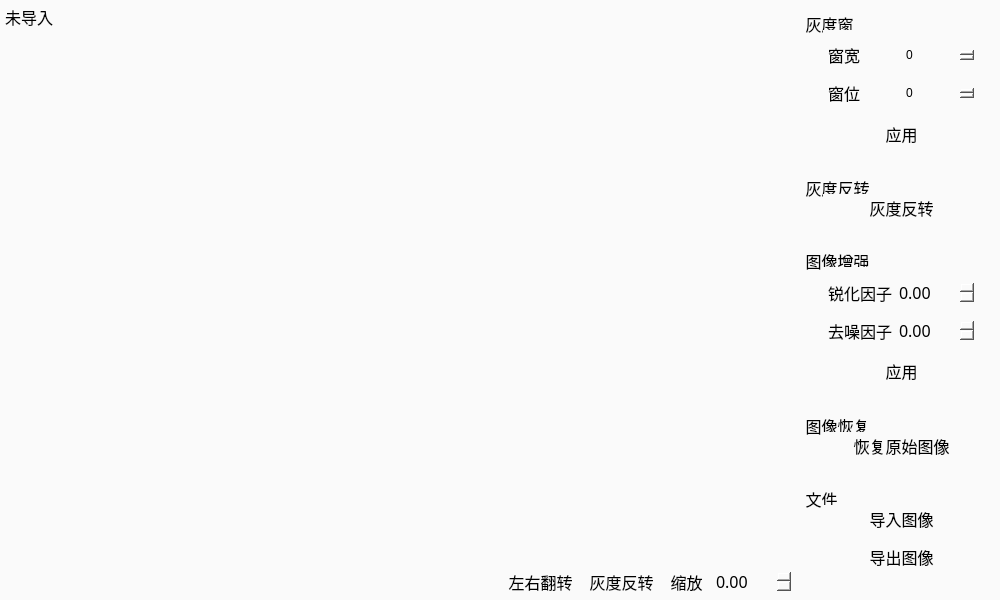
<?xml version="1.0" encoding="UTF-8"?>
<ui version="4.0">
 <class>Widget</class>
 <widget class="QWidget" name="Widget">
  <property name="geometry">
   <rect>
    <x>0</x>
    <y>0</y>
    <width>1000</width>
    <height>600</height>
   </rect>
  </property>
  <property name="windowTitle">
   <string>医学图像浏览器</string>
  </property>
  <property name="styleSheet">
   <string notr="true">QWidget{
	background-color: rgb(250, 250, 250);
	border:none;
}
QGroupBox{
	color: rgb(0, 0, 0);
}
QScrollBar:vertical{
	border: none;
	width:8px;
	margin: 0 0 0 0;
	background: transparent;
}
QScrollBar::handle:vertical{
	background: rgb(200, 200, 200);
	border-radius:4px;
}
QScrollBar::handle:vertical:hover{
	background: rgb(160, 160, 160);
	border-radius:4px;
}
QScrollBar::handle:vertical:pressed{
	background: rgb(100, 100, 100);
	border-radius:4px;
}
QScrollBar::add-page,QScrollBar::sub-page:vertical{
	background: transparent;
}
QScrollBar::add-line,QScrollBar::sub-line:vertical{
	background: transparent;
}
QScrollBar:horizontal{
	border: none;
	height:8px;
	margin: 0 0 0 0;
	background: transparent;
}
QScrollBar::handle:horizontal{
	background: rgb(200, 200, 200);
	border-radius:4px;
}
QScrollBar::handle:horizontal:hover{
	background: rgb(160, 160, 160);
	border-radius:4px;
}
QScrollBar::handle:horizontal:pressed{
	background: rgb(100, 100, 100);
	border-radius:4px;
}
QScrollBar::add-page,QScrollBar::sub-page:horizontal{
	background: transparent;
}
QScrollBar::add-line,QScrollBar::sub-line:horizontal{
	background: transparent;
}</string>
  </property>
  <layout class="QGridLayout" name="gridLayout">
   <property name="leftMargin">
    <number>0</number>
   </property>
   <property name="topMargin">
    <number>0</number>
   </property>
   <property name="rightMargin">
    <number>0</number>
   </property>
   <property name="bottomMargin">
    <number>0</number>
   </property>
   <property name="spacing">
    <number>0</number>
   </property>
   <item row="0" column="0">
    <widget class="QFrame" name="frame">
     <property name="frameShape">
      <enum>QFrame::StyledPanel</enum>
     </property>
     <property name="frameShadow">
      <enum>QFrame::Raised</enum>
     </property>
     <layout class="QHBoxLayout" name="horizontalLayout_3" stretch="5,1">
      <property name="leftMargin">
       <number>0</number>
      </property>
      <property name="topMargin">
       <number>0</number>
      </property>
      <property name="rightMargin">
       <number>0</number>
      </property>
      <property name="bottomMargin">
       <number>0</number>
      </property>
      <item>
       <widget class="QFrame" name="frame_2">
        <property name="frameShape">
         <enum>QFrame::StyledPanel</enum>
        </property>
        <property name="frameShadow">
         <enum>QFrame::Raised</enum>
        </property>
        <layout class="QVBoxLayout" name="verticalLayout_8" stretch="15,1">
         <property name="spacing">
          <number>0</number>
         </property>
         <property name="leftMargin">
          <number>0</number>
         </property>
         <property name="topMargin">
          <number>0</number>
         </property>
         <property name="rightMargin">
          <number>0</number>
         </property>
         <property name="bottomMargin">
          <number>0</number>
         </property>
         <item>
          <widget class="QWidget" name="widget_5" native="true">
           <layout class="QHBoxLayout" name="horizontalLayout_5">
            <property name="leftMargin">
             <number>5</number>
            </property>
            <property name="topMargin">
             <number>5</number>
            </property>
            <property name="rightMargin">
             <number>5</number>
            </property>
            <property name="bottomMargin">
             <number>5</number>
            </property>
            <item>
             <widget class="QWidget" name="widget_6" native="true">
              <layout class="QVBoxLayout" name="verticalLayout_9">
               <property name="leftMargin">
                <number>0</number>
               </property>
               <property name="topMargin">
                <number>0</number>
               </property>
               <property name="rightMargin">
                <number>0</number>
               </property>
               <property name="bottomMargin">
                <number>0</number>
               </property>
               <item>
                <widget class="QLabel" name="label_9">
                 <property name="font">
                  <font>
                   <family>楷体</family>
                   <pointsize>12</pointsize>
                  </font>
                 </property>
                 <property name="text">
                  <string>未导入</string>
                 </property>
                </widget>
               </item>
               <item>
                <widget class="QScrollArea" name="scrollArea_2">
                 <property name="styleSheet">
                  <string notr="true"/>
                 </property>
                 <property name="widgetResizable">
                  <bool>true</bool>
                 </property>
                 <widget class="QWidget" name="scrollAreaWidgetContents_2">
                  <property name="geometry">
                   <rect>
                    <x>0</x>
                    <y>0</y>
                    <width>755</width>
                    <height>526</height>
                   </rect>
                  </property>
                 </widget>
                </widget>
               </item>
              </layout>
             </widget>
            </item>
           </layout>
          </widget>
         </item>
         <item>
          <widget class="QFrame" name="frame_3">
           <property name="frameShape">
            <enum>QFrame::StyledPanel</enum>
           </property>
           <property name="frameShadow">
            <enum>QFrame::Raised</enum>
           </property>
           <layout class="QHBoxLayout" name="horizontalLayout_6">
            <property name="leftMargin">
             <number>5</number>
            </property>
            <property name="topMargin">
             <number>5</number>
            </property>
            <property name="rightMargin">
             <number>5</number>
            </property>
            <property name="bottomMargin">
             <number>5</number>
            </property>
            <item>
             <spacer name="horizontalSpacer_3">
              <property name="orientation">
               <enum>Qt::Horizontal</enum>
              </property>
              <property name="sizeHint" stdset="0">
               <size>
                <width>40</width>
                <height>20</height>
               </size>
              </property>
             </spacer>
            </item>
            <item>
             <widget class="QToolButton" name="dirreverseButton">
              <property name="sizePolicy">
               <sizepolicy hsizetype="Preferred" vsizetype="Preferred">
                <horstretch>0</horstretch>
                <verstretch>0</verstretch>
               </sizepolicy>
              </property>
              <property name="font">
               <font>
                <family>楷体</family>
                <pointsize>12</pointsize>
               </font>
              </property>
              <property name="styleSheet">
               <string notr="true">QToolButton:hover{
	background-color: rgb(200, 200, 200);
	border-radius: 8px;
}</string>
              </property>
              <property name="text">
               <string>左右翻转</string>
              </property>
              <property name="autoRaise">
               <bool>true</bool>
              </property>
             </widget>
            </item>
            <item>
             <widget class="QToolButton" name="showreverseButton">
              <property name="sizePolicy">
               <sizepolicy hsizetype="Preferred" vsizetype="Preferred">
                <horstretch>0</horstretch>
                <verstretch>0</verstretch>
               </sizepolicy>
              </property>
              <property name="font">
               <font>
                <family>楷体</family>
                <pointsize>12</pointsize>
               </font>
              </property>
              <property name="styleSheet">
               <string notr="true">QToolButton:hover{
	background-color: rgb(200, 200, 200);
	border-radius: 8px;
}</string>
              </property>
              <property name="text">
               <string>灰度反转</string>
              </property>
              <property name="autoRaise">
               <bool>true</bool>
              </property>
             </widget>
            </item>
            <item>
             <widget class="QToolButton" name="scaleButton_2">
              <property name="sizePolicy">
               <sizepolicy hsizetype="Preferred" vsizetype="Preferred">
                <horstretch>0</horstretch>
                <verstretch>0</verstretch>
               </sizepolicy>
              </property>
              <property name="font">
               <font>
                <family>楷体</family>
                <pointsize>12</pointsize>
               </font>
              </property>
              <property name="styleSheet">
               <string notr="true">QToolButton:hover{
	background-color: rgb(200, 200, 200);
	border-radius: 8px;
}</string>
              </property>
              <property name="text">
               <string>缩放</string>
              </property>
              <property name="autoRaise">
               <bool>true</bool>
              </property>
             </widget>
            </item>
            <item>
             <widget class="QDoubleSpinBox" name="scaleSpinBox">
              <property name="font">
               <font>
                <family>楷体</family>
                <pointsize>12</pointsize>
                <weight>50</weight>
                <italic>false</italic>
                <bold>false</bold>
               </font>
              </property>
              <property name="styleSheet">
               <string notr="true">QDoubleSpinBox {
    padding-right: 15px;
	font: 12pt &quot;楷体&quot;;
}
QDoubleSpinBox::up-arrow {
    width: 15px;
    height: 15px;
}
QDoubleSpinBox::down-arrow {
    width: 15px;
    height: 15px;
}</string>
              </property>
              <property name="maximum">
               <double>10.000000000000000</double>
              </property>
              <property name="singleStep">
               <double>0.010000000000000</double>
              </property>
             </widget>
            </item>
           </layout>
          </widget>
         </item>
        </layout>
       </widget>
      </item>
      <item>
       <widget class="QFrame" name="frame_7">
        <property name="frameShape">
         <enum>QFrame::StyledPanel</enum>
        </property>
        <property name="frameShadow">
         <enum>QFrame::Raised</enum>
        </property>
        <layout class="QVBoxLayout" name="verticalLayout_10" stretch="3,1,3,1,2">
         <property name="leftMargin">
          <number>0</number>
         </property>
         <property name="topMargin">
          <number>10</number>
         </property>
         <property name="rightMargin">
          <number>0</number>
         </property>
         <property name="bottomMargin">
          <number>10</number>
         </property>
         <item>
          <widget class="QGroupBox" name="groupBox_6">
           <property name="font">
            <font>
             <family>楷体</family>
             <pointsize>12</pointsize>
            </font>
           </property>
           <property name="title">
            <string>灰度窗</string>
           </property>
           <layout class="QVBoxLayout" name="verticalLayout_11" stretch="3,1">
            <property name="spacing">
             <number>0</number>
            </property>
            <property name="leftMargin">
             <number>20</number>
            </property>
            <property name="topMargin">
             <number>20</number>
            </property>
            <property name="rightMargin">
             <number>20</number>
            </property>
            <property name="bottomMargin">
             <number>20</number>
            </property>
            <item>
             <widget class="QWidget" name="widget_7" native="true">
              <layout class="QGridLayout" name="gridLayout_6">
               <property name="leftMargin">
                <number>5</number>
               </property>
               <property name="topMargin">
                <number>5</number>
               </property>
               <property name="rightMargin">
                <number>5</number>
               </property>
               <property name="bottomMargin">
                <number>5</number>
               </property>
               <property name="horizontalSpacing">
                <number>5</number>
               </property>
               <item row="0" column="0">
                <widget class="QLabel" name="label_5">
                 <property name="font">
                  <font>
                   <family>楷体</family>
                   <pointsize>12</pointsize>
                  </font>
                 </property>
                 <property name="text">
                  <string>窗宽</string>
                 </property>
                </widget>
               </item>
               <item row="0" column="1">
                <widget class="QSpinBox" name="widthSpinBox">
                 <property name="styleSheet">
                  <string notr="true">QSpinBox {
    padding-right: 15px;
	font: 12pt &quot;楷体&quot;;
}
QSpinBox::up-arrow {
    width: 15px;
    height: 15px;
}
QSpinBox::down-arrow {
    width: 15px;
    height: 15px;
}</string>
                 </property>
                 <property name="maximum">
                  <number>10000</number>
                 </property>
                </widget>
               </item>
               <item row="1" column="0">
                <widget class="QLabel" name="label_6">
                 <property name="font">
                  <font>
                   <family>楷体</family>
                   <pointsize>12</pointsize>
                  </font>
                 </property>
                 <property name="text">
                  <string>窗位</string>
                 </property>
                </widget>
               </item>
               <item row="1" column="1">
                <widget class="QSpinBox" name="positionSpinBox">
                 <property name="styleSheet">
                  <string notr="true">QSpinBox {
    padding-right: 15px;
	font: 12pt &quot;楷体&quot;;
}
QSpinBox::up-arrow {
    width: 15px;
    height: 15px;
}
QSpinBox::down-arrow {
    width: 15px;
    height: 15px;
}</string>
                 </property>
                 <property name="maximum">
                  <number>10000</number>
                 </property>
                </widget>
               </item>
              </layout>
             </widget>
            </item>
            <item>
             <widget class="QToolButton" name="windowButton">
              <property name="sizePolicy">
               <sizepolicy hsizetype="Preferred" vsizetype="Preferred">
                <horstretch>0</horstretch>
                <verstretch>0</verstretch>
               </sizepolicy>
              </property>
              <property name="font">
               <font>
                <family>楷体</family>
                <pointsize>12</pointsize>
               </font>
              </property>
              <property name="styleSheet">
               <string notr="true">QToolButton:hover{
	background-color: rgb(200, 200, 200);
	border-radius: 8px;
}</string>
              </property>
              <property name="text">
               <string>应用</string>
              </property>
              <property name="autoRaise">
               <bool>true</bool>
              </property>
             </widget>
            </item>
           </layout>
          </widget>
         </item>
         <item>
          <widget class="QGroupBox" name="groupBox_7">
           <property name="font">
            <font>
             <family>楷体</family>
             <pointsize>12</pointsize>
            </font>
           </property>
           <property name="title">
            <string>灰度反转</string>
           </property>
           <layout class="QGridLayout" name="gridLayout_7">
            <property name="leftMargin">
             <number>20</number>
            </property>
            <property name="topMargin">
             <number>20</number>
            </property>
            <property name="rightMargin">
             <number>20</number>
            </property>
            <property name="bottomMargin">
             <number>20</number>
            </property>
            <property name="spacing">
             <number>0</number>
            </property>
            <item row="0" column="0">
             <widget class="QToolButton" name="grayreverseButton">
              <property name="sizePolicy">
               <sizepolicy hsizetype="Preferred" vsizetype="Preferred">
                <horstretch>0</horstretch>
                <verstretch>0</verstretch>
               </sizepolicy>
              </property>
              <property name="font">
               <font>
                <family>楷体</family>
                <pointsize>12</pointsize>
               </font>
              </property>
              <property name="styleSheet">
               <string notr="true">QToolButton:hover{
	background-color: rgb(200, 200, 200);
	border-radius: 8px;
}</string>
              </property>
              <property name="text">
               <string>灰度反转</string>
              </property>
              <property name="autoRaise">
               <bool>true</bool>
              </property>
             </widget>
            </item>
           </layout>
          </widget>
         </item>
         <item>
          <widget class="QGroupBox" name="groupBox_8">
           <property name="font">
            <font>
             <family>楷体</family>
             <pointsize>12</pointsize>
            </font>
           </property>
           <property name="title">
            <string>图像增强</string>
           </property>
           <layout class="QVBoxLayout" name="verticalLayout_12" stretch="3,1">
            <property name="spacing">
             <number>0</number>
            </property>
            <property name="leftMargin">
             <number>20</number>
            </property>
            <property name="topMargin">
             <number>20</number>
            </property>
            <property name="rightMargin">
             <number>20</number>
            </property>
            <property name="bottomMargin">
             <number>20</number>
            </property>
            <item>
             <widget class="QWidget" name="widget_8" native="true">
              <layout class="QGridLayout" name="gridLayout_8">
               <property name="leftMargin">
                <number>5</number>
               </property>
               <property name="topMargin">
                <number>5</number>
               </property>
               <property name="rightMargin">
                <number>5</number>
               </property>
               <property name="bottomMargin">
                <number>5</number>
               </property>
               <property name="spacing">
                <number>5</number>
               </property>
               <item row="0" column="0">
                <widget class="QLabel" name="label_7">
                 <property name="font">
                  <font>
                   <family>楷体</family>
                   <pointsize>12</pointsize>
                  </font>
                 </property>
                 <property name="text">
                  <string>锐化因子</string>
                 </property>
                </widget>
               </item>
               <item row="0" column="1">
                <widget class="QDoubleSpinBox" name="sharkSpinBox">
                 <property name="font">
                  <font>
                   <family>楷体</family>
                   <pointsize>12</pointsize>
                   <weight>50</weight>
                   <italic>false</italic>
                   <bold>false</bold>
                  </font>
                 </property>
                 <property name="styleSheet">
                  <string notr="true">QDoubleSpinBox {
    padding-right: 15px;
	font: 12pt &quot;楷体&quot;;
}
QDoubleSpinBox::up-arrow {
    width: 15px;
    height: 15px;
}
QDoubleSpinBox::down-arrow {
    width: 15px;
    height: 15px;
}</string>
                 </property>
                 <property name="maximum">
                  <double>10.000000000000000</double>
                 </property>
                 <property name="singleStep">
                  <double>0.010000000000000</double>
                 </property>
                </widget>
               </item>
               <item row="1" column="1">
                <widget class="QDoubleSpinBox" name="reduceSpinBox">
                 <property name="font">
                  <font>
                   <family>楷体</family>
                   <pointsize>12</pointsize>
                   <weight>50</weight>
                   <italic>false</italic>
                   <bold>false</bold>
                  </font>
                 </property>
                 <property name="styleSheet">
                  <string notr="true">QDoubleSpinBox {
    padding-right: 15px;
	font: 12pt &quot;楷体&quot;;
}
QDoubleSpinBox::up-arrow {
    width: 15px;
    height: 15px;
}
QDoubleSpinBox::down-arrow {
    width: 15px;
    height: 15px;
}</string>
                 </property>
                 <property name="maximum">
                  <double>10.000000000000000</double>
                 </property>
                 <property name="singleStep">
                  <double>0.010000000000000</double>
                 </property>
                </widget>
               </item>
               <item row="1" column="0">
                <widget class="QLabel" name="label_10">
                 <property name="font">
                  <font>
                   <family>楷体</family>
                   <pointsize>12</pointsize>
                  </font>
                 </property>
                 <property name="text">
                  <string>去噪因子</string>
                 </property>
                </widget>
               </item>
              </layout>
             </widget>
            </item>
            <item>
             <widget class="QToolButton" name="enhanceButton">
              <property name="sizePolicy">
               <sizepolicy hsizetype="Preferred" vsizetype="Preferred">
                <horstretch>0</horstretch>
                <verstretch>0</verstretch>
               </sizepolicy>
              </property>
              <property name="font">
               <font>
                <family>楷体</family>
                <pointsize>12</pointsize>
               </font>
              </property>
              <property name="styleSheet">
               <string notr="true">QToolButton:hover{
	background-color: rgb(200, 200, 200);
	border-radius: 8px;
}</string>
              </property>
              <property name="text">
               <string>应用</string>
              </property>
              <property name="autoRaise">
               <bool>true</bool>
              </property>
             </widget>
            </item>
           </layout>
          </widget>
         </item>
         <item>
          <widget class="QGroupBox" name="groupBox_9">
           <property name="font">
            <font>
             <family>楷体</family>
             <pointsize>12</pointsize>
            </font>
           </property>
           <property name="title">
            <string>图像恢复</string>
           </property>
           <layout class="QGridLayout" name="gridLayout_9">
            <property name="leftMargin">
             <number>20</number>
            </property>
            <property name="topMargin">
             <number>20</number>
            </property>
            <property name="rightMargin">
             <number>20</number>
            </property>
            <property name="bottomMargin">
             <number>20</number>
            </property>
            <property name="spacing">
             <number>0</number>
            </property>
            <item row="0" column="0">
             <widget class="QToolButton" name="undoButton">
              <property name="sizePolicy">
               <sizepolicy hsizetype="Preferred" vsizetype="Preferred">
                <horstretch>0</horstretch>
                <verstretch>0</verstretch>
               </sizepolicy>
              </property>
              <property name="font">
               <font>
                <family>楷体</family>
                <pointsize>12</pointsize>
               </font>
              </property>
              <property name="styleSheet">
               <string notr="true">QToolButton:hover{
	background-color: rgb(200, 200, 200);
	border-radius: 8px;
}</string>
              </property>
              <property name="text">
               <string>恢复原始图像</string>
              </property>
              <property name="autoRaise">
               <bool>true</bool>
              </property>
             </widget>
            </item>
           </layout>
          </widget>
         </item>
         <item>
          <widget class="QGroupBox" name="groupBox_10">
           <property name="font">
            <font>
             <family>楷体</family>
             <pointsize>12</pointsize>
            </font>
           </property>
           <property name="title">
            <string>文件</string>
           </property>
           <layout class="QVBoxLayout" name="verticalLayout_13">
            <property name="spacing">
             <number>10</number>
            </property>
            <property name="leftMargin">
             <number>20</number>
            </property>
            <property name="topMargin">
             <number>20</number>
            </property>
            <property name="rightMargin">
             <number>20</number>
            </property>
            <property name="bottomMargin">
             <number>20</number>
            </property>
            <item>
             <widget class="QToolButton" name="loadButton_2">
              <property name="sizePolicy">
               <sizepolicy hsizetype="Preferred" vsizetype="Preferred">
                <horstretch>0</horstretch>
                <verstretch>0</verstretch>
               </sizepolicy>
              </property>
              <property name="font">
               <font>
                <family>楷体</family>
                <pointsize>12</pointsize>
               </font>
              </property>
              <property name="styleSheet">
               <string notr="true">QToolButton:hover{
	background-color: rgb(200, 200, 200);
	border-radius: 8px;
}</string>
              </property>
              <property name="text">
               <string>导入图像</string>
              </property>
              <property name="autoRaise">
               <bool>true</bool>
              </property>
             </widget>
            </item>
            <item>
             <widget class="QToolButton" name="saveButton_2">
              <property name="sizePolicy">
               <sizepolicy hsizetype="Preferred" vsizetype="Preferred">
                <horstretch>0</horstretch>
                <verstretch>0</verstretch>
               </sizepolicy>
              </property>
              <property name="font">
               <font>
                <family>楷体</family>
                <pointsize>12</pointsize>
               </font>
              </property>
              <property name="styleSheet">
               <string notr="true">QToolButton:hover{
	background-color: rgb(200, 200, 200);
	border-radius: 8px;
}</string>
              </property>
              <property name="text">
               <string>导出图像</string>
              </property>
              <property name="autoRaise">
               <bool>true</bool>
              </property>
             </widget>
            </item>
           </layout>
          </widget>
         </item>
        </layout>
       </widget>
      </item>
     </layout>
    </widget>
   </item>
  </layout>
 </widget>
 <resources/>
 <connections/>
</ui>
